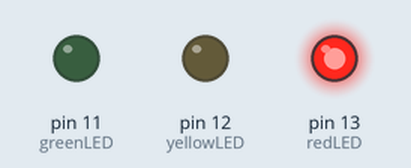
Bench run of a sketch on a simulated Arduino Uno, built with avr-gcc and run on an emulated ATmega328P. Shown: output pins drawn as LEDs (lit = HIGH).

Above: at 3.0 s.
At 7.5 s:
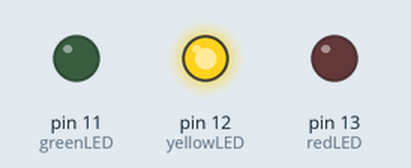
At 11.2 s:
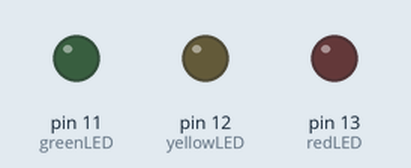
At 15.0 s:
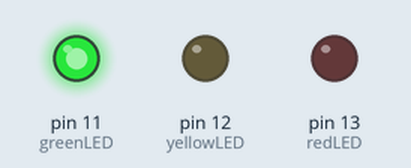
Timing chart, 0 to 23.4 s (numbered marks = the images above):
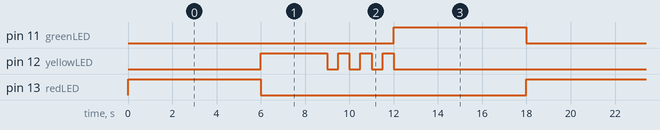

The sketch:

traffic-lights.ino
```cpp
//pin numbers for LEDs
int redLED = 13;
int yellowLED = 12;
int greenLED = 11;

void setup() {
  pinMode(redLED, OUTPUT);
  pinMode(yellowLED, OUTPUT);
  pinMode(greenLED, OUTPUT);
}

void loop() {
  //redLED ON for 6 seconds
  digitalWrite(redLED, HIGH);
  delay(6000);
  digitalWrite(redLED, LOW);

  //yellowLED ON for 3 seconds
  digitalWrite(yellowLED, HIGH);
  delay(3000);

  //yellowLED blinks for 3 seconds
  for (int x = 0; x < 3; x++) {
    digitalWrite(yellowLED, LOW);
    delay(500);
    digitalWrite(yellowLED, HIGH);
    delay(500);
  }
  //yellowLED OFF
  digitalWrite(yellowLED, LOW);

  //greenLED ON for 6 seconds
  digitalWrite(greenLED, HIGH);
  delay(6000);
  digitalWrite(greenLED, LOW);

}
```

Measured:
- by itself, pin 11 (greenLED), pin 13 (redLED): alternates HIGH for 6.0 s and LOW for 12.0 s
- by itself, pin 12 (yellowLED): repeats every 18.0 s: 3 × (LOW 0.50 s, HIGH 0.50 s), LOW 12.0 s, HIGH 3.0 s
- by itself, everything shown: repeats every 18.0 s, in 10 steps
